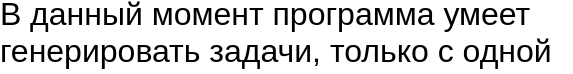
<?xml version="1.0" encoding="UTF-8"?>
<ui version="4.0">
 <class>Form</class>
 <widget class="QWidget" name="Form">
  <property name="geometry">
   <rect>
    <x>0</x>
    <y>0</y>
    <width>573</width>
    <height>74</height>
   </rect>
  </property>
  <property name="windowTitle">
   <string>Form</string>
  </property>
  <widget class="QTextBrowser" name="textBrowser">
   <property name="geometry">
    <rect>
     <x>-5</x>
     <y>-9</y>
     <width>581</width>
     <height>221</height>
    </rect>
   </property>
   <property name="html">
    <string>&lt;!DOCTYPE HTML PUBLIC &quot;-//W3C//DTD HTML 4.0//EN&quot; &quot;http://www.w3.org/TR/REC-html40/strict.dtd&quot;&gt;
&lt;html&gt;&lt;head&gt;&lt;meta name=&quot;qrichtext&quot; content=&quot;1&quot; /&gt;&lt;style type=&quot;text/css&quot;&gt;
p, li { white-space: pre-wrap; }
&lt;/style&gt;&lt;/head&gt;&lt;body style=&quot; font-family:'.AppleSystemUIFont'; font-size:13pt; font-weight:400; font-style:normal;&quot;&gt;
&lt;p style=&quot; margin-top:0px; margin-bottom:0px; margin-left:0px; margin-right:0px; -qt-block-indent:0; text-indent:0px;&quot;&gt;&lt;span style=&quot; font-size:24pt;&quot;&gt;В данный момент программа умеет генерировать задачи, только с одной изменяемой переменной&lt;/span&gt;&lt;/p&gt;
&lt;p style=&quot;-qt-paragraph-type:empty; margin-top:0px; margin-bottom:0px; margin-left:0px; margin-right:0px; -qt-block-indent:0; text-indent:0px; font-size:24pt;&quot;&gt;&lt;br /&gt;&lt;/p&gt;&lt;/body&gt;&lt;/html&gt;</string>
   </property>
  </widget>
 </widget>
 <resources/>
 <connections/>
</ui>
